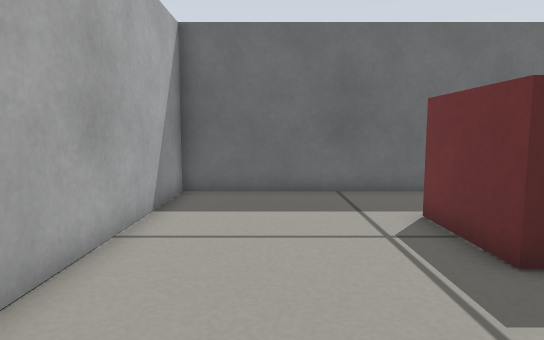
view 1 (above)

15 first-person views from a walk through a Gazebo world. The camera is 0.36 m above the floor, tilts 6° down and sees 75° across. The floor is counted in squares, 0.2 m on a side. Each view is taken from the middle of a square. On the plan, view 1 faces up. The plan holds only what a view shows up to about 17 squares ahead; the rest is blank.

view 2
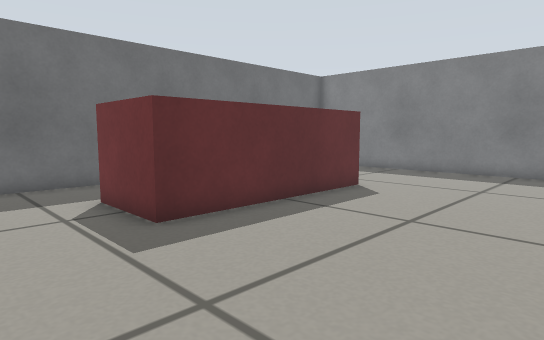

view 3
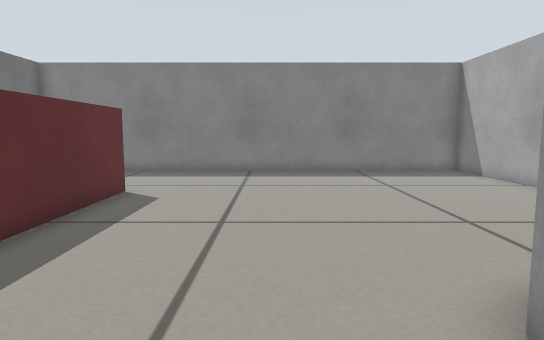

view 4
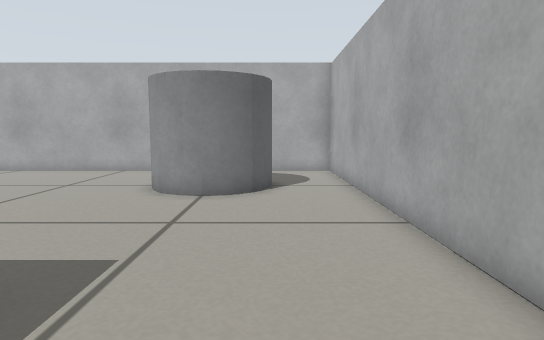

view 5
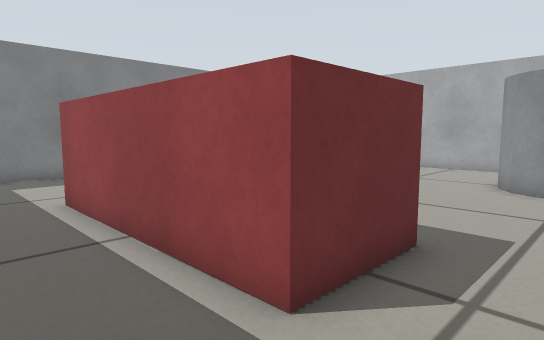

view 6
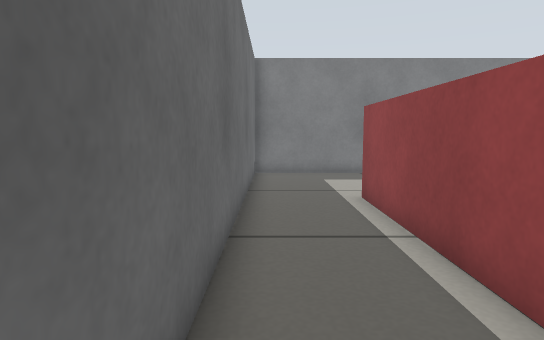

view 7
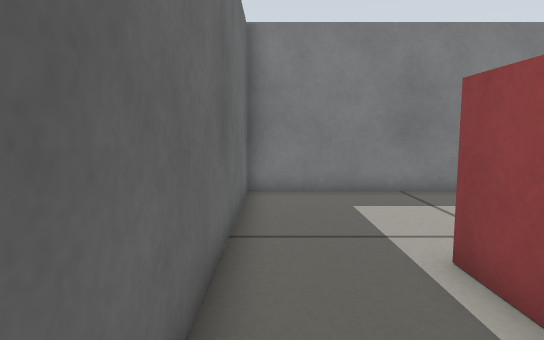

view 8
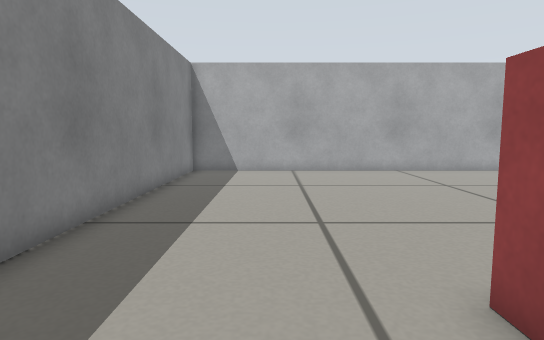

view 9
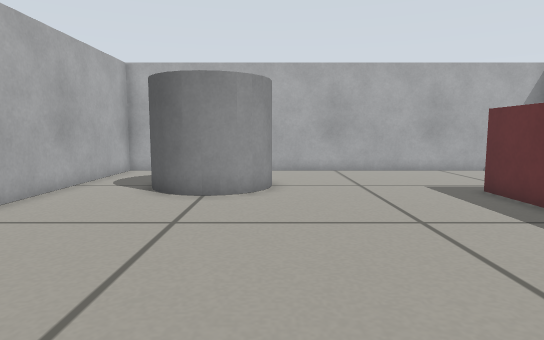

view 10
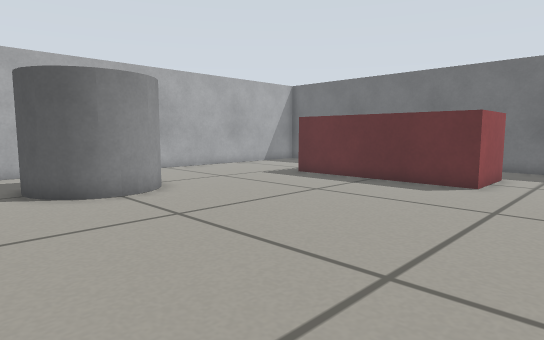

view 11
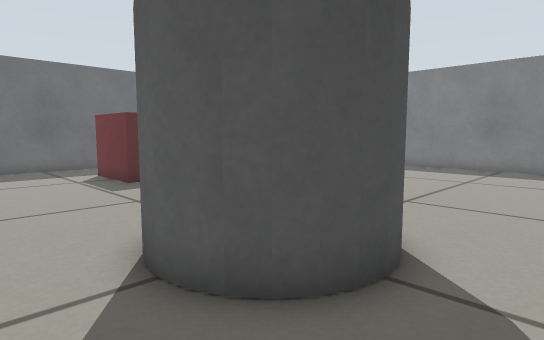

view 12
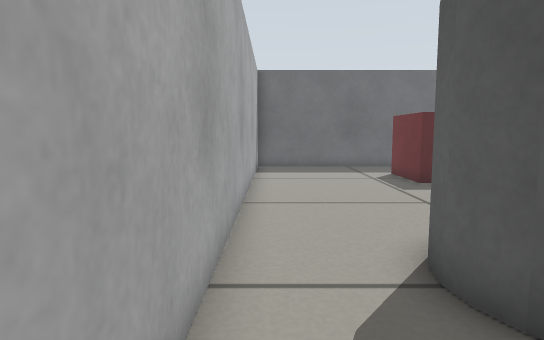

view 13
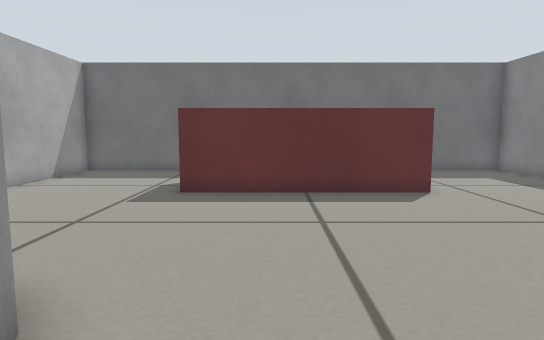

view 14
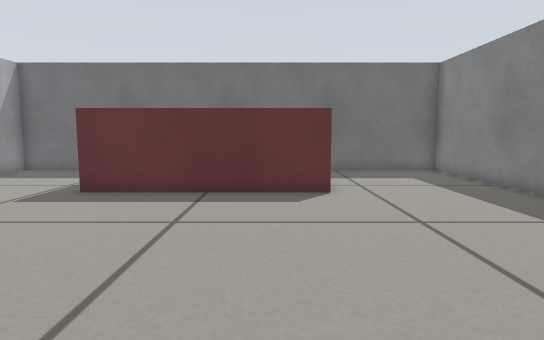

view 15
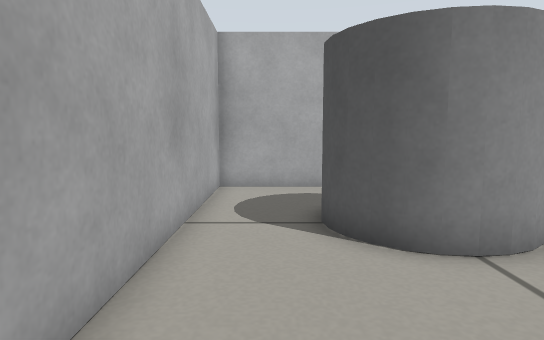

### Floor plan
Key: @ floor where view 1 was taken; # wall or solid block; . floor; B red box; C grey cylinder.
Columns run from 3 left of view 1 to 17 right of it. Each row starts with its distance up from view 1.
 11 #####################
 10 #...................#
  9 #...................#
  8 #...................#
  7 #.....BBBBBBBBB.....#
  6 #.....B       B.....#
  5 #.....BBBBBBBBB.....#
  4 #...................#
  3 #...................#
  2 #...................#
  1 #...................#
  0 #..@................#
 -1 #...................#
 -2 #...CCC.............#
 -3 #..CC CC............#
 -4 #..C   C............#
 -5 #..CC CC............#
 -6 #...CCC.............#
 -7 #...................#
 -8 #...................#
 -9 #####################

Where each view was taken, in squares from view 1:
view 1: 0 up, 0 right, facing up
view 2: 2 down, 0 right, facing up-right
view 3: 0 up, 0 right, facing right
view 4: 8 up, 0 right, facing down
view 5: 10 up, 1 right, facing down-right
view 6: 10 up, 1 right, facing right
view 7: 10 up, 6 right, facing right
view 8: 8 up, 13 right, facing down
view 9: 2 down, 14 right, facing left
view 10: 8 down, 14 right, facing up-left
view 11: 8 down, 2 left, facing up-right
view 12: 8 down, 2 left, facing up
view 13: 6 down, 6 right, facing up
view 14: 6 down, 9 right, facing up
view 15: 7 down, 9 right, facing left
